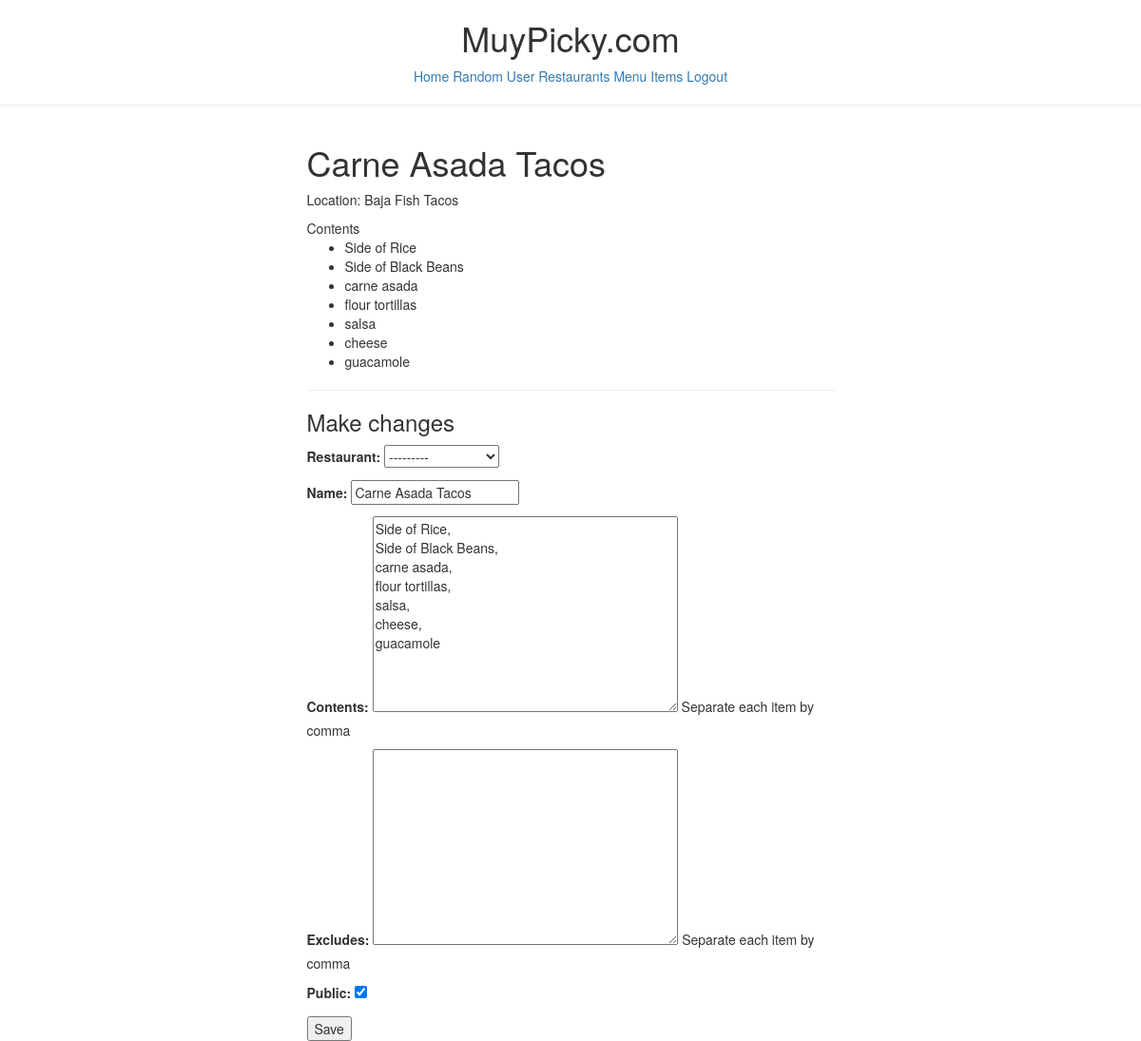
The app's page /items/2/ (signed in) with its own data.
### menus/models.py (models this page shows, shortened)
class Item(models.Model):
    user            = models.ForeignKey(settings.AUTH_USER_MODEL)
    restaurant      = models.ForeignKey(RestaurantLocation)
    name            = models.CharField(max_length=120)
    contents        = models.TextField(help_text='Separate each item by comma')
    excludes        = models.TextField(blank=True, null=True, help_text='Separate each item by comma')
    public          = models.BooleanField(default=True)
    timestamp       = models.DateTimeField(auto_now_add=True)
    updated         = models.DateTimeField(auto_now=True)
    def __str__(self):
        return self.name
    class Meta:
        ordering = ['-updated', '-timestamp']
    def get_contents(self):
        return self.contents.split(",")

### restaurants/models.py (models this page shows, shortened)
class RestaurantLocation(models.Model):
    owner           = models.ForeignKey(User) # class_instance.model_set.all() # Django Models Unleashed JOINCFE.com
    name            = models.CharField(max_length=120)
    location        = models.CharField(max_length=120, null=True, blank=True)
    category        = models.CharField(max_length=120, null=True, blank=True, validators=[validate_category])
    timestamp       = models.DateTimeField(auto_now_add=True)
    updated         = models.DateTimeField(auto_now=True)
    slug            = models.SlugField(null=True, blank=True)
    objects = RestaurantLocationManager()
    def __str__(self):
        return self.name

### menus/views.py (the view)
# urls.py: url(r'^(?P<pk>\d+)/$', ItemUpdateView.as_view(), name='detail'),
class ItemUpdateView(LoginRequiredMixin, UpdateView):
    template_name = 'menus/detail-update.html'
    form_class = ItemForm
    def get_queryset(self):
        return Item.objects.filter(user=self.request.user)
    def get_context_data(self, *args, **kwargs):
        context = super(ItemUpdateView, self).get_context_data(*args, **kwargs)
        context['title'] = 'Update Item'
        return context
    def get_form_kwargs(self):
        kwargs = super(ItemUpdateView, self).get_form_kwargs()
        kwargs['user'] = self.request.user
        return kwargs

### menus/forms.py
class ItemForm(forms.ModelForm):
    class Meta:
        model = Item
        fields = [
            'restaurant',
            'name',
            'contents',
            'excludes',
            'public'
        ]
    def __init__(self, user=None, *args, **kwargs):
        print(user)
        print(kwargs)
        super(ItemForm, self).__init__(*args,**kwargs)
        self.fields['restaurant'].queryset = RestaurantLocation.objects.filter(owner=user)# .exclude(item__isnull=False)

### restaurants/models.py (called while the page is built)
    def get_queryset(self):
        return RestaurantLocationQuerySet(self.model, using=self._db)

### menus/templates/menus/detail-update.html (shortened to what this page needs)
{% extends "base.html" %}
{% block content %}
<div class='row'>
<div class='col-sm-6 col-sm-offset-3'>
<h1>{{ form.instance.name }}</h1>
<p>Location: {{ form.instance.restaurant.name }}</p>
{% if form.instance.contents %}
Contents
<ul>
    {% for item in form.instance.get_contents %}
    <li>{{ item }}</li>
    {% endfor %}
</ul>
{% endif %}
<hr/>
<h3>Make changes</h3>
{% include 'snippets/form-snippet.html' with form=form %}
</div>
</div>
{% endblock %}

### templates/snippets/form-snippet.html (shortened to what this page needs)
<form method='POST'> {% csrf_token %}
    {{ form.as_p }}
    <button type='submit'>Save</button>
</form>

### records on screen
Item: instance.name "Carne Asada Tacos", instance.restaurant.name "Baja Fish Tacos", restaurant "---------", contents "Side of Rice, Side of Black Beans, carne asada, flour tortillas, salsa, cheese, guacamole", public "☑"
RestaurantLocation: name "Carne Asada Tacos"

### other values on screen
{{ item }} "Side of Rice" "Side of Black Beans" "carne asada" "flour tortillas" "salsa" "cheese" "guacamole"
